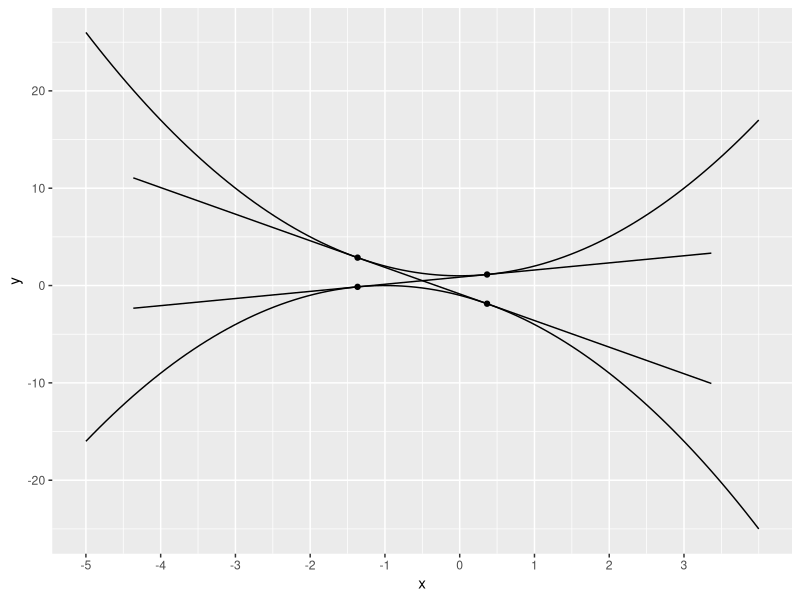

Recreate this plot in R.
## ---- chunk 1
knitr::opts_chunk$set(echo = TRUE)
library(ggplot2)
## ---- chunk 2
f <- function(x) x^2 + 1
fp <- function(x) 2*x
g <- function(x) -x^2 - 2*x - 1
gp <- function(x) -2*x - 2
p <- ggplot(data = data.frame(x = 0), mapping = aes(x = x)) +
  scale_x_continuous(breaks = seq(-5, 3), limits = c(-5, 4))

delta <- 3

x1 <- (-1 + sqrt(3))/2
x2 <- -x1 - 1
pts1 <- data.frame(x = c(x1, x2), y = c(f(x1), g(x2)))
m <- fp(x1)
line1 <- data.frame(x = c(x2 - delta, x2, x1, x1 + delta), y = c(g(x2) - m * delta, g(x2), f(x1), f(x1) + m * delta))

x1 <- (-1 - sqrt(3))/2
x2 <- -x1 - 1
pts2 <- data.frame(x = c(x2, x1), y = c(g(x2), f(x1)))
m <- fp(x1)
line2 <- data.frame(x = c(x1 - delta, x1, x2, x2 + delta), y = c(f(x1) - m * delta, f(x1), g(x2), g(x2) + m * delta))

p + stat_function(fun=f) + stat_function(fun=g) +
  geom_line(data=line1, aes(x=x, y=y)) +
  geom_line(data=line2, aes(x=x, y=y)) +
  geom_point(data=pts1, aes(x=x, y=y)) +
  geom_point(data=pts2, aes(x=x, y=y))
  

